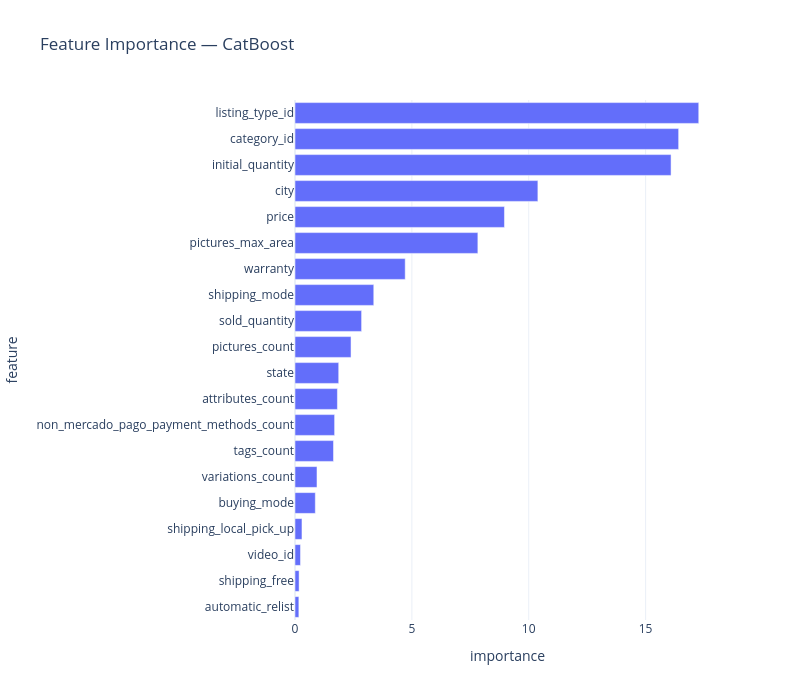

The code cell stored with this chart in its notebook:
### Code cell
# --- Feature Importance ---

feature_importance = pd.DataFrame({
    'feature': X_train[cols].columns,
    'importance': model.get_feature_importance()
}).sort_values('importance', ascending=True)

fig = px.bar(
    feature_importance,
    x='importance',
    y='feature',
    orientation='h',
    title='Feature Importance — CatBoost',
    template='plotly_white'
)
fig.update_layout(height=700, width=800)
fig.show()

### Figure 1 — Plotly figure (JSON) as saved in the notebook; plotly's stock layout.template omitted (floating-point values rounded to 4 significant figures)
{"data": [{"hovertemplate": "importance=%{x}<br>feature=%{y}<extra></extra>", "legendgroup": "", "marker": {"color": "#636efa", "pattern": {"shape": ""}}, "name": "", "orientation": "h", "showlegend": false, "textposition": "auto", "type": "bar", "x": [0.1655, 0.176, 0.2359, 0.2984, 0.8692, 0.9405, 1.647, 1.695, 1.814, 1.87, 2.397, 2.849, 3.37, 4.715, 7.824, 8.962, 10.39, 16.09, 16.41, 17.27], "xaxis": "x", "y": ["automatic_relist", "shipping_free", "video_id", "shipping_local_pick_up", "buying_mode", "variations_count", "tags_count", "non_mercado_pago_payment_methods_count", "attributes_count", "state", "pictures_count", "sold_quantity", "shipping_mode", "warranty", "pictures_max_area", "price", "city", "initial_quantity", "category_id", "listing_type_id"], "yaxis": "y"}], "layout": {"barmode": "relative", "height": 700, "legend": {"tracegroupgap": 0}, "title": {"text": "Feature Importance — CatBoost"}, "width": 800, "xaxis": {"anchor": "y", "domain": [0, 1], "title": {"text": "importance"}}, "yaxis": {"anchor": "x", "domain": [0, 1], "title": {"text": "feature"}}}}
